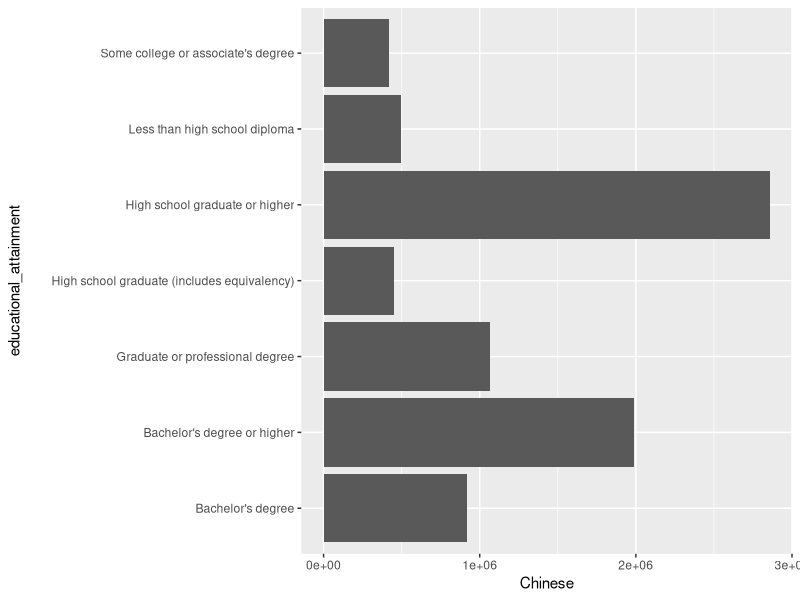
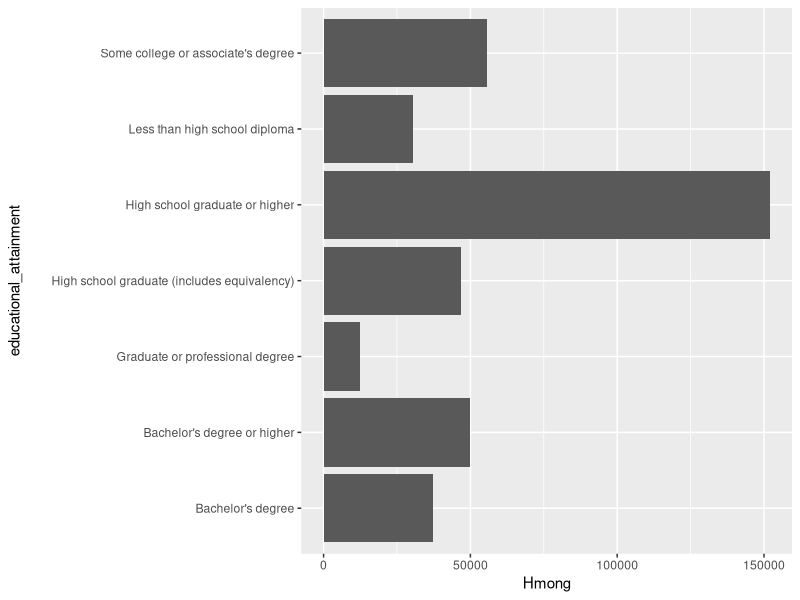

Source code (R) for these figures, in order:
## ---- chunk 1
library(tidyverse)
acs2022 <- read_csv("data/acs2022.csv")

acs2022select <- acs2022 |> select(-"United States!!Asian Indian alone!!Margin of Error",
                                   -"United States!!Bangladeshi alone!!Margin of Error",
                                   -"United States!!Cambodian alone!!Margin of Error",
                                   -"United States!!Chinese alone!!Margin of Error",
                                   -"United States!!Chinese, except Taiwanese alone!!Margin of Error",
                                   -"United States!!Taiwanese alone!!Margin of Error",
                                   -"United States!!Filipino alone!!Margin of Error",
                                   -"United States!!Hmong alone!!Margin of Error",
                                   -"United States!!Indonesian alone!!Margin of Error",
                                   -"United States!!Japanese alone!!Margin of Error",
                                   -"United States!!Korean alone!!Margin of Error",
                                   -"United States!!Laotian alone!!Margin of Error",
                                   -"United States!!Pakistani alone!!Margin of Error",
                                   -"United States!!Thai alone!!Margin of Error",
                                   -"United States!!Vietnamese alone!!Margin of Error",
                                   -"United States!!Asian Indian alone or in any combination!!Estimate":-"United States!!Nepalese alone or in any combination!!Margin of Error") |>
  rename("Asian_Indian" = "United States!!Asian Indian alone!!Estimate",
         "Bangladeshi" = "United States!!Bangladeshi alone!!Estimate",
         "Cambodian" = "United States!!Cambodian alone!!Estimate",
         "Chinese" = "United States!!Chinese alone!!Estimate",
         "Chinese_except_Taiwanese" = "United States!!Chinese, except Taiwanese alone!!Estimate",
         "Taiwanese" = "United States!!Taiwanese alone!!Estimate",
         "Filipino" = "United States!!Filipino alone!!Estimate",
         "Hmong" = "United States!!Hmong alone!!Estimate",
         "Indonesian" = "United States!!Indonesian alone!!Estimate",
         "Japanese" = "United States!!Japanese alone!!Estimate",
         "Korean" = "United States!!Korean alone!!Estimate",
         "Laotian" = "United States!!Laotian alone!!Estimate",
         "Pakistani" = "United States!!Pakistani alone!!Estimate",
         "Thai" = "United States!!Thai alone!!Estimate",
         "Vietnamese" = "United States!!Vietnamese alone!!Estimate")

educational_attainment <- acs2022select[c(97:103, 106), ] |> rename("educational_attainment" = "Label (Grouping)")

educational_attainment

educational_attainment <- acs2022select[c(98:103, 106), ] |> rename("educational_attainment" = "Label (Grouping)")

educational_attainment

educational_attainment$Asian_Indian <- c(207475, 220050, 264060, 1002799, 1452330, 2936097, 2451986)

educational_attainment$Chinese <- c(496717, 453086, 419524, 919598, 1067271, 2859481, 1986869)

educational_attainment$Hmong <- c(30487, 46735, 55498, 37424, 12414, 152072, 49838)

Chinese_plot <- educational_attainment |>
  ggplot(aes(x = Chinese,
             y = educational_attainment)) +
  geom_col()

Chinese_plot

Hmong_plot <- educational_attainment |>
  ggplot(aes(x = Hmong,
             y = educational_attainment)) +
  geom_col()

Hmong_plot
